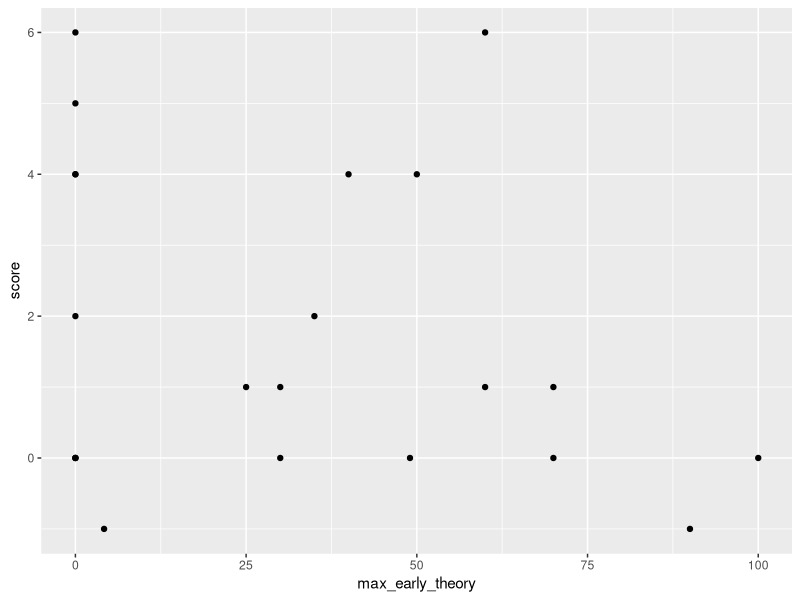
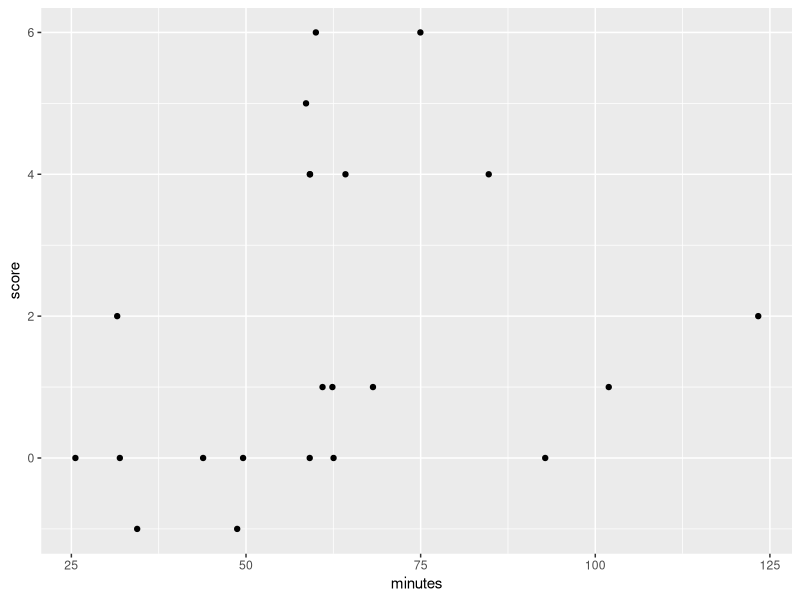
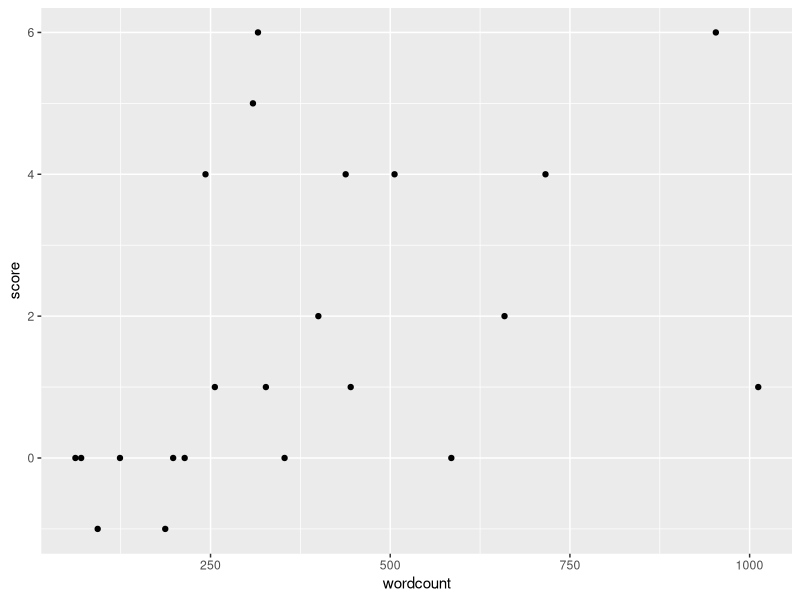
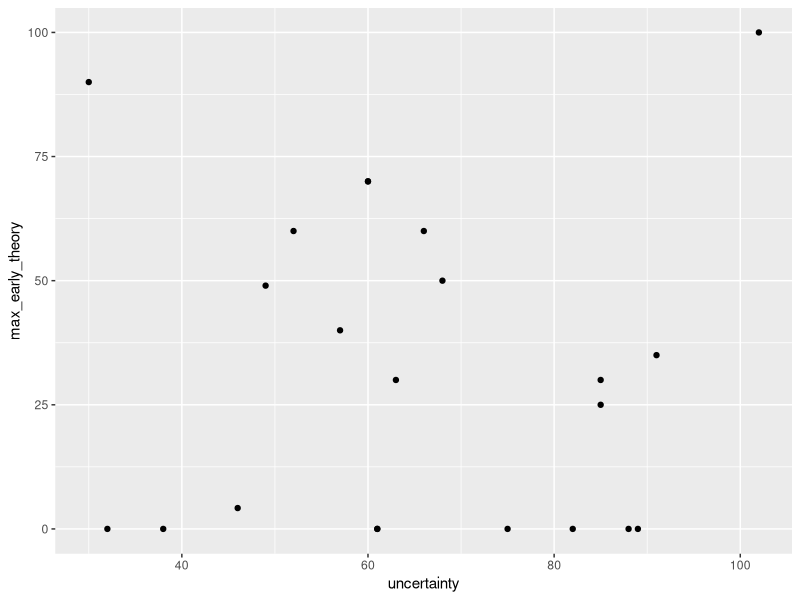
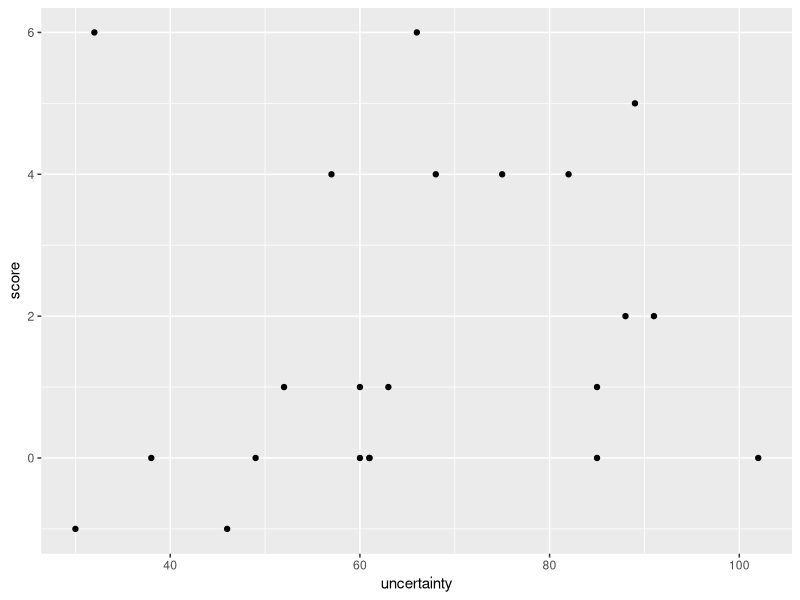
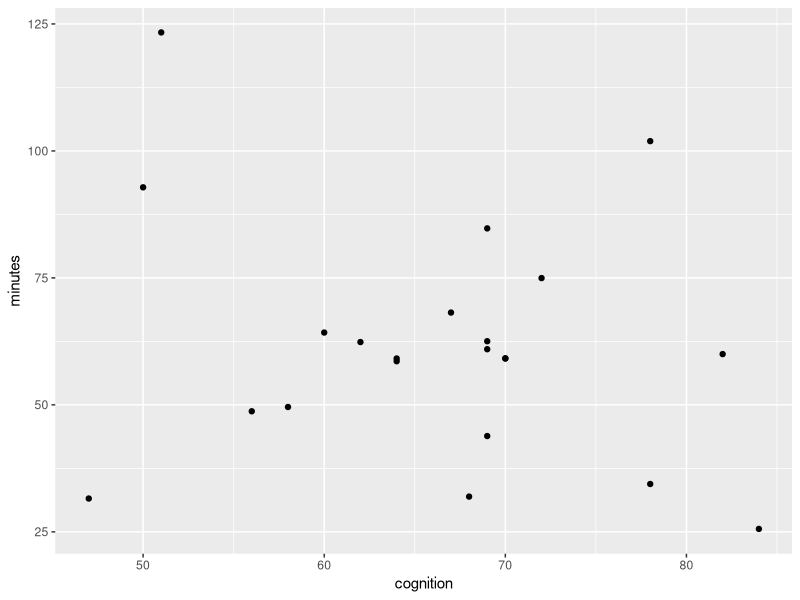
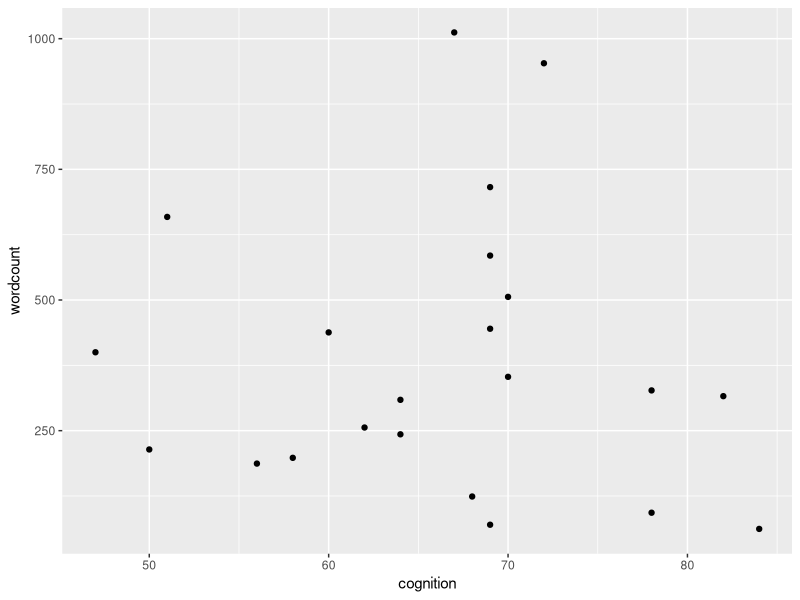
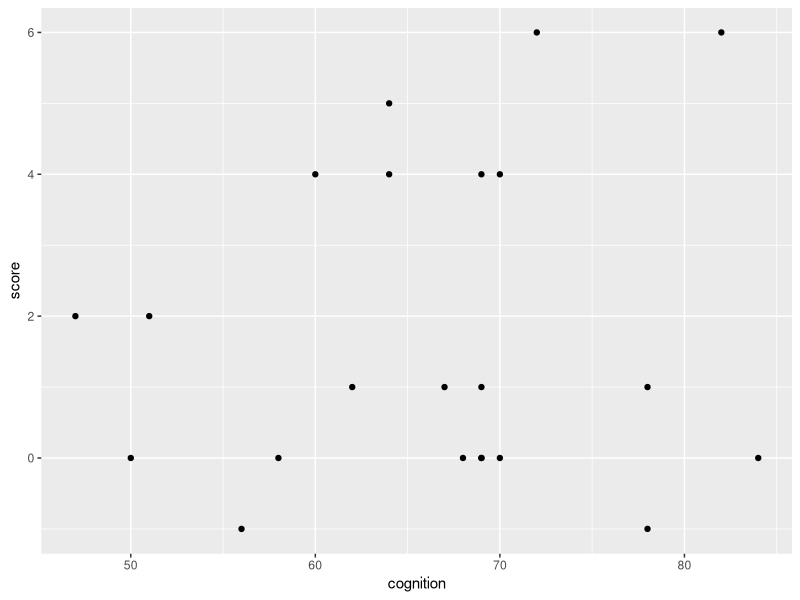

Reproduce these figures in R, in order. (Note: this script raises an error after producing the figures.)
## ---- chunk 1
#| label: Load libraries
#| include: false

library(dplyr)
library(tidyr)
library(ggplot2)
library(jsonlite)
library(rstatix)
## ---- chunk 2
#| label: Load data into data frame
#| include: false
data <- read.csv('sampledata.csv')
expl_data <- read.csv('expldata.csv')
expl_data <- expl_data |> select(-score)
data <- merge(data, expl_data, "subject_id")
## ---- chunk 3
data_correct = data |>
    filter(correct == 1)
data_incorrect = data |>
    filter(correct == 0)
## ---- chunk 4
t.test(data_correct$max_early_theory, data_incorrect$max_early_theory)
cor.test(data$max_early_theory, data$score, method = 'pearson')
ggplot(data = data, aes(x = max_early_theory, score)) + geom_point()
## ---- chunk 5
t.test(data_correct$minutes, data_incorrect$minutes)
cor.test(data$minutes, data$score, method = 'pearson')
ggplot(data = data, aes(x = minutes, score)) + geom_point()
## ---- chunk 6
t.test(data_correct$minutes, data_incorrect$minutes)
cor.test(data$wordcount, data$score, method = 'pearson')
ggplot(data = data, aes(x = wordcount, score)) + geom_point()
## ---- chunk 7
cor.test(data$uncertainty, data$max_early_theory, method = 'pearson')
ggplot(data = data, aes(x = uncertainty, max_early_theory)) + geom_point()
t.test(data_correct$uncertainty, data_incorrect$uncertainty)
cor.test(data$uncertainty, data$score, method = 'pearson')
ggplot(data = data, aes(x = uncertainty, score)) + geom_point()
## ---- chunk 8
cor.test(data$cognition, data$minutes, method = 'pearson')
ggplot(data = data, aes(x = cognition, minutes)) + geom_point()
cor.test(data$cognition, data$wordcount, method = 'pearson')
ggplot(data = data, aes(x = cognition, wordcount)) + geom_point()
t.test(data_correct$cognition, data_incorrect$score)
cor.test(data$cognition, data$score, method = 'pearson')
ggplot(data = data, aes(x = cognition, score)) + geom_point()
## ---- chunk 9
#(subject_id-10)/100 is to add consistent jitter
ggplot(data = data, aes(x = timeline+((subject_id-10)/100), y = score)) + geom_point() 
ggplot(data = data, aes(x = note_drop+((subject_id-10)/100), score)) + geom_point()
ggplot(data = data, aes(x = rolling+((subject_id-10)/100), score)) + geom_point()
ggplot(data = data, aes(x = note_update+((subject_id-10)/100), score)) + geom_point()
ggplot(data = data, aes(x = accident..0.1.2.+((subject_id-10)/100), score)) + geom_point()
ggplot(data = data, aes(x = explicit+((subject_id-10)/100), score)) + geom_point()
ggplot(data = data, aes(x = character+((subject_id-10)/100), score)) + geom_point()
ggplot(data = data, aes(x = simultaneous+((subject_id-10)/100), score)) + geom_point()
ggplot(data = data, aes(x = avoidance+((subject_id-10)/100), score)) + geom_point()
ggplot(data = data, aes(x = fact_theory..0.1.2.+((subject_id-10)/100), score)) + geom_point()
ggplot(data = data, aes(x = generation+((subject_id-10)/100), score)) + geom_point()
ggplot(data = data, aes(x = means_motive..0.1.2.+((subject_id-10)/100), score)) + geom_point()
ggplot(data = data, aes(x = reflection+((subject_id-10)/100), score)) + geom_point()
ggplot(data = data, aes(x = final_confidence+((subject_id-10)/100), score)) + geom_point()
ggplot(data = data, aes(x = broad+((subject_id-10)/100), score)) + geom_point()
ggplot(data = data, aes(x = partial_evi+((subject_id-10)/100), score)) + geom_point()
ggplot(data = data, aes(x = partial_id+((subject_id-10)/100), score)) + geom_point()
ggplot(data = data, aes(x = complete+((subject_id-10)/100), score)) + geom_point()
ggplot(data = data, aes(x = confidence.0.1.2.+((subject_id-10)/100), score)) + geom_point()
## ---- chunk 10
t.test(filter(data, note_drop == 0)$score, filter(data, note_drop == 1)$score)
t.test(filter(data, rolling == 0)$score, filter(data, rolling == 1)$score)
t.test(filter(data, note_update == 0)$score, filter(data, note_update == 1)$score)
t.test(filter(data, accident..0.1.2. == 0$score), filter(data, accident..0.1.2. == 2)$score)
t.test(filter(data, explicit == 0)$score, filter(data, explicit == 1)$score)
t.test(filter(data, character == 0), filter(data, character == 1)$score)
t.test(filter(data, simultaneous == 0$score), filter(data, simultaneous == 1)$score)
t.test(filter(data, avoidance == 0)$score, filter(data, avoidance == 1)$score)
t.test(filter(data, fact_theory..0.1.2. == 0), filter(data, fact_theory..0.1.2. == 2)$score)
t.test(filter(data, generation == 0)$score, filter(data, generation == 1)$score)
t.test(filter(data, means_motive..0.1.2. == 0)$score, filter(data, means_motive..0.1.2. == 2)$score)
t.test(filter(data, reflection == 0)$score, filter(data, reflection == 1)$score)
t.test(filter(data, broad == 0)$score, filter(data, broad == 1)$score)
t.test(filter(data, partial_evi == 0)$score, filter(data, partial_evi == 1)$score)
t.test(filter(data$score, partial_id == 0)$score, filter(data, partial_id == 1)$score)
t.test(filter(data, complete == 1)$score, filter(data, complete == 0)$score)
t.test(filter(data, confidence == 0)$score, filter(data, confidence == 1)$score)
cor.test(data$score, data$final_confidence, method = 'pearson')
